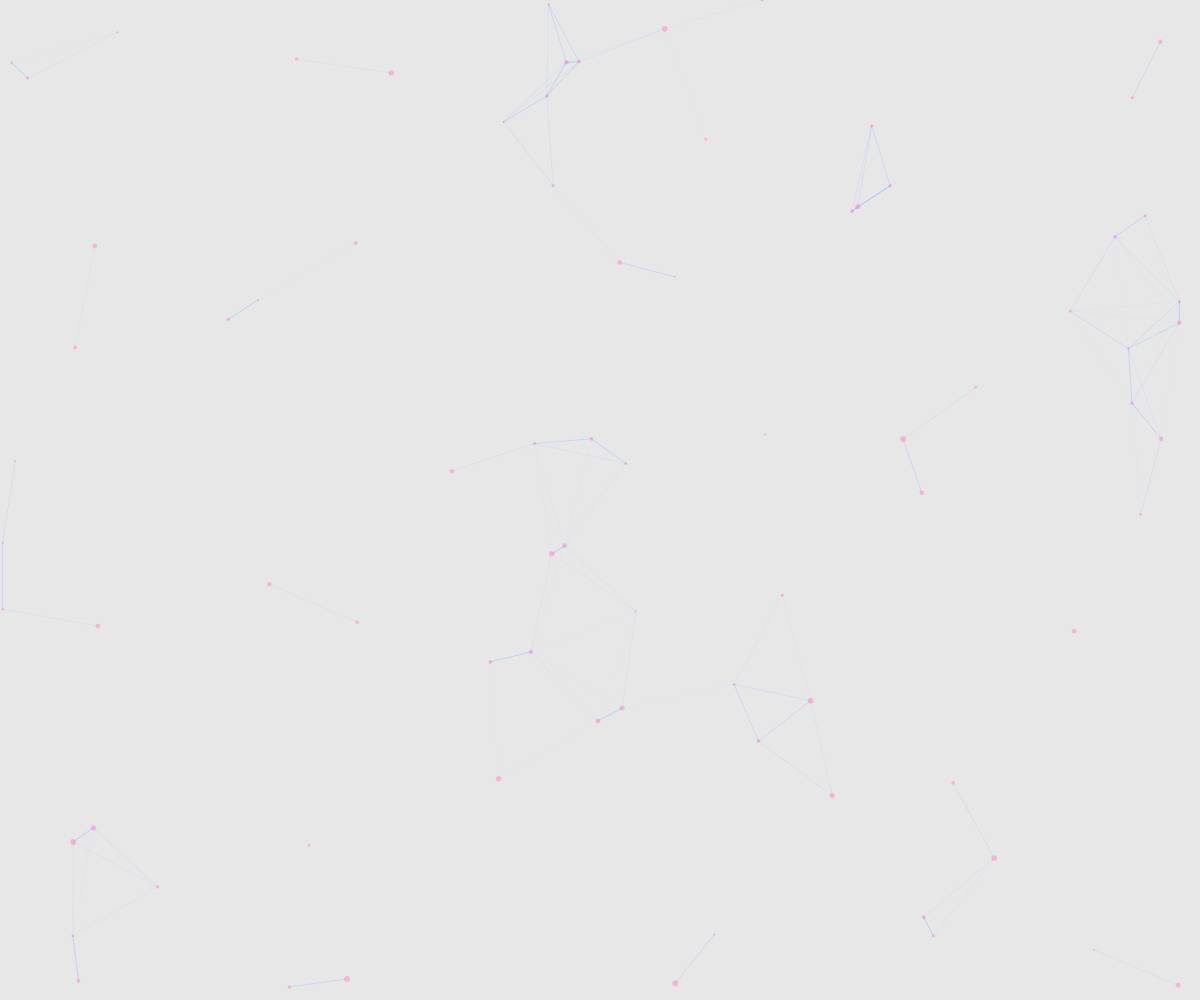
Frame 1 (no input)
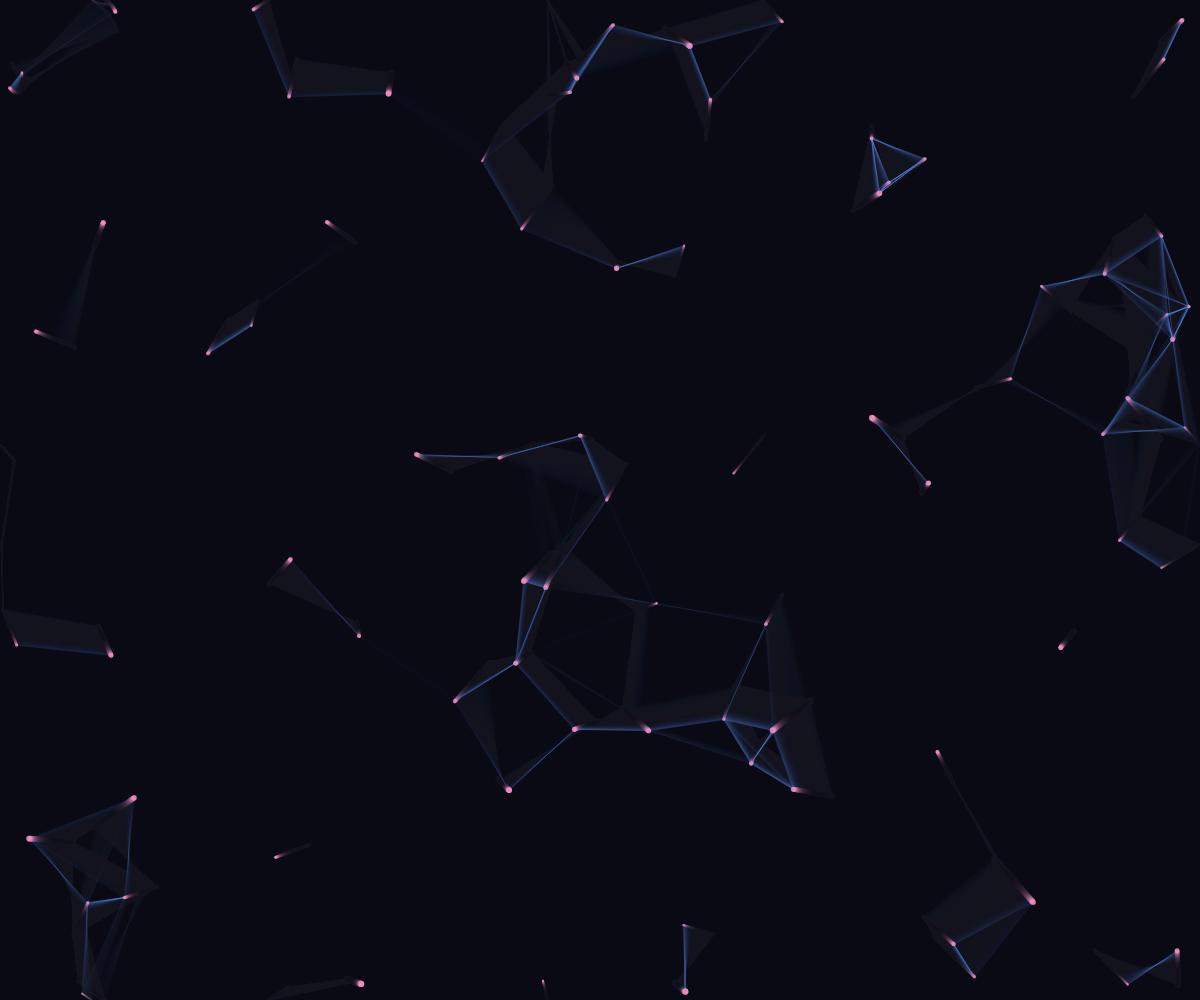
Frame 60 (no input)
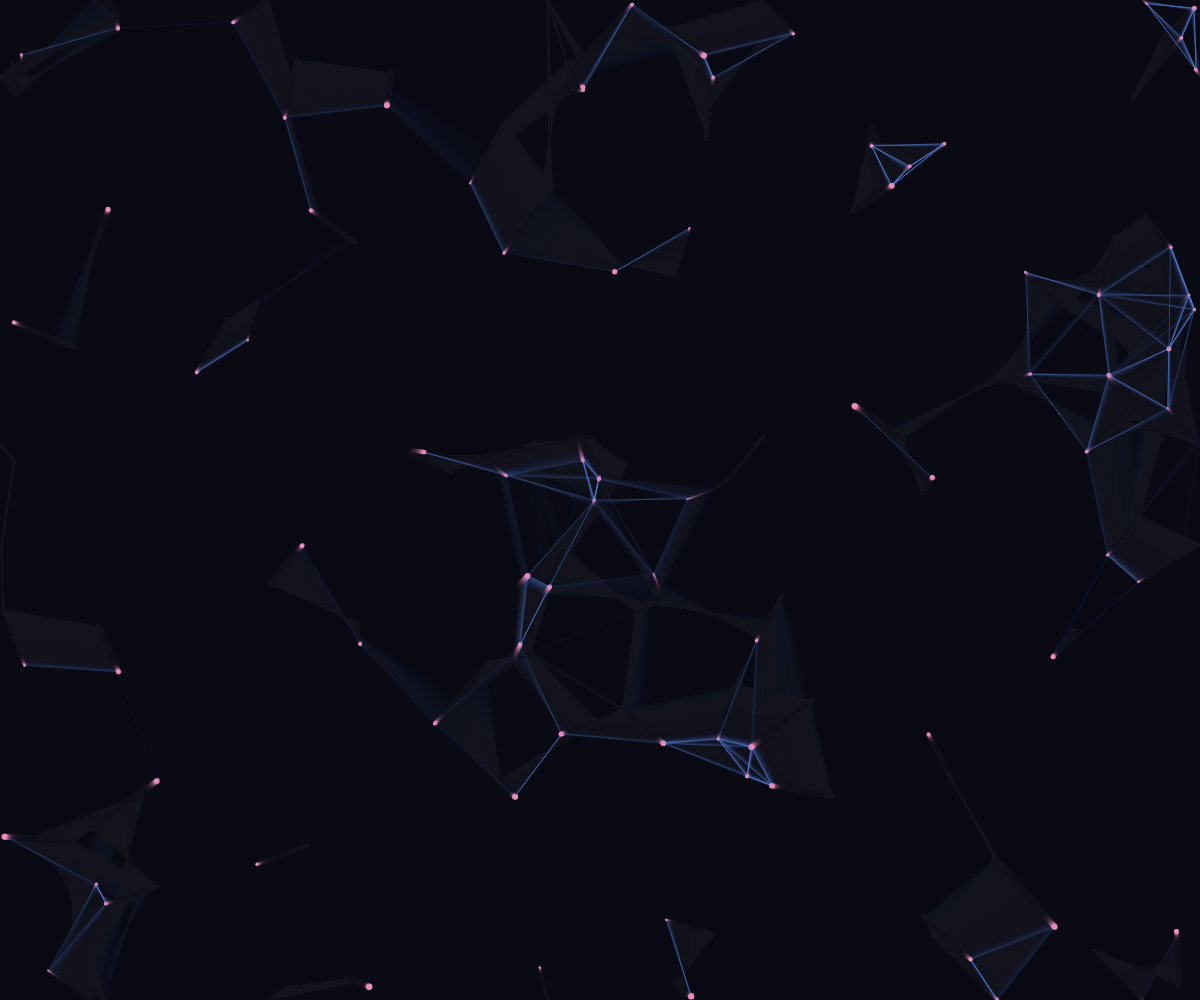
Frame 120 (the mouse pressed at the canvas centre since frame 60)

The p5.js sketch that drew these frames (run headless with seeded random() and noise() and a simulated clock; from frame 60 on, the mouse is pressed at the canvas centre):

// p5.js sketch
// ── sketch.js
// Cosmic Web - Interactive Particle System
let particles = [];
let numParticles = 80;
let maxDistance = 120;

function setup() {
    // Create canvas that fills the window
    createCanvas(windowWidth, windowHeight);
    
    // Initialize particles with random positions and velocities
    for (let i = 0; i < numParticles; i++) {
        particles.push({
            x: random(width),
            y: random(height),
            vx: random(-1, 1),
            vy: random(-1, 1),
            size: random(2, 6)
        });
    }
}

function draw() {
    // Create a fading trail effect
    background(10, 10, 20, 25);
    
    // Update and draw particles
    for (let i = 0; i < particles.length; i++) {
        let p = particles[i];
        
        // Move particles
        p.x += p.vx;
        p.y += p.vy;
        
        // Wrap around edges
        if (p.x < 0) p.x = width;
        if (p.x > width) p.x = 0;
        if (p.y < 0) p.y = height;
        if (p.y > height) p.y = 0;
        
        // Attract particles to mouse
        let mouseForce = 0.02;
        let dx = mouseX - p.x;
        let dy = mouseY - p.y;
        let distance = sqrt(dx*dx + dy*dy);
        
        if (distance < 200) {
            p.vx += (dx / distance) * mouseForce;
            p.vy += (dy / distance) * mouseForce;
        }
        
        // Add some damping
        p.vx *= 0.99;
        p.vy *= 0.99;
        
        // Draw particle
        fill(255, 150, 200, 150);
        noStroke();
        ellipse(p.x, p.y, p.size);
    }
    
    // Draw connections between nearby particles
    stroke(100, 150, 255, 80);
    strokeWeight(1);
    
    for (let i = 0; i < particles.length; i++) {
        for (let j = i + 1; j < particles.length; j++) {
            let p1 = particles[i];
            let p2 = particles[j];
            
            let distance = dist(p1.x, p1.y, p2.x, p2.y);
            
            if (distance < maxDistance) {
                // Make line more transparent as distance increases
                let alpha = map(distance, 0, maxDistance, 100, 0);
                stroke(100, 150, 255, alpha);
                line(p1.x, p1.y, p2.x, p2.y);
            }
        }
    }
}

// Resize canvas when window is resized
function windowResized() {
    resizeCanvas(windowWidth, windowHeight);
}

// Add particles on mouse click
function mousePressed() {
    particles.push({
        x: mouseX,
        y: mouseY,
        vx: random(-2, 2),
        vy: random(-2, 2),
        size: random(3, 8)
    });
}
// ── style.css
body {
    margin: 0;
    padding: 0;
    background: #0a0a0a;
    font-family: Arial, sans-serif;
    overflow: hidden;
}

#canvas-container {
    position: relative;
}

h1, p {
    position: absolute;
    color: #fff;
    z-index: 10;
    margin: 0;
    padding: 20px;
    text-shadow: 0 0 10px rgba(255, 255, 255, 0.5);
}

h1 {
    top: 10px;
    left: 10px;
    font-size: 2.5em;
}

p {
    top: 70px;
    left: 30px;
    font-size: 1.2em;
    opacity:0.8
}
